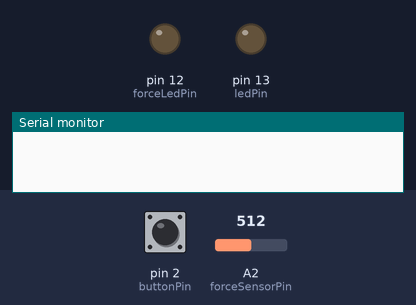
Bench run of a sketch on a simulated Arduino Uno, built with avr-gcc and run on an emulated ATmega328P. Shown: output pins drawn as LEDs (lit = HIGH), the last lines printed to the serial monitor. The test bench sets the inputs (shaded band); at power-on: A2 (forceSensorPin) = 512, pin 2 (buttonPin) HIGH.

Above: at 2.8 s.
2.9 s: A2 (forceSensorPin) set to 497
At 3.8 s:
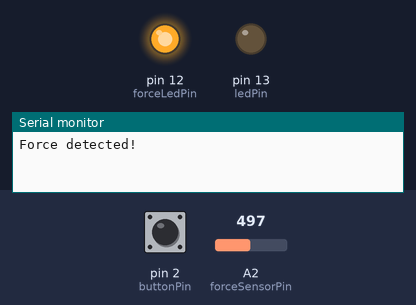
4.5 s: pin 2 (buttonPin) pulled LOW for 1.3 s
At 5.0 s:
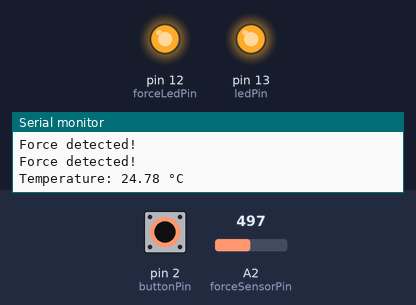
7.3 s: A2 (forceSensorPin) set to 522
At 8.8 s:
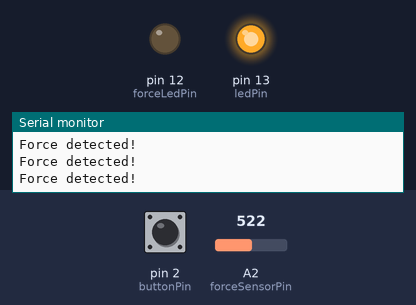
9.5 s: A2 (forceSensorPin) set to 511
At 10.4 s:
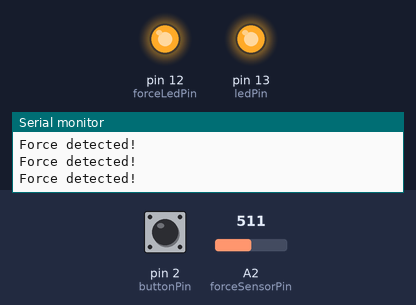
11.5 s: A2 (forceSensorPin) set to 716
At 13.1 s:
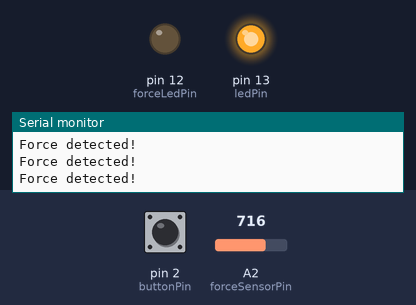
Timing chart, 0 to 14.5 s (numbered marks = the images above; inputs shaded):
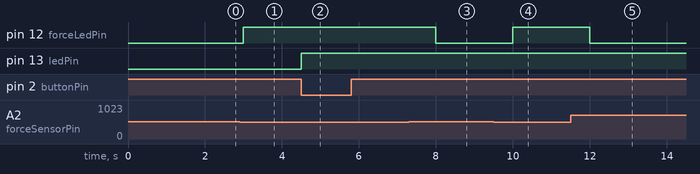

Measured:
- the behaviour switches between 512 and 511 on A2 (forceSensorPin) (found by bisection; images 0 and 1)
- after the input at 2.9 s, pin 12 (forceLedPin): LOW → HIGH after 0.10 s
- after the input at 4.5 s, pin 13 (ledPin): LOW → HIGH at once
- after the input at 7.3 s, pin 12 (forceLedPin): HIGH → LOW after 0.70 s
- after the input at 9.5 s, pin 12 (forceLedPin): LOW → HIGH after 0.50 s
- after the input at 11.5 s, pin 12 (forceLedPin): HIGH → LOW after 0.50 s

The sketch:

Task1.3C.ino
```cpp
const int tempSensorPin = A0;  // Temperature sensor pin
const int forceSensorPin = A2; // Force sensor pin (analog)
const int buttonPin = 2;       // Button pin
const int ledPin = 13;         // Built-in LED pin (for temperature)
const int forceLedPin = 12;    // New LED pin (for force sensor)

volatile bool readTemperatureFlag = false;
volatile bool forceDetectedFlag = false;

// Threshold values
const int forceThreshold = 512;
const unsigned long debounceDelay = 1000; // Debounce delay in milliseconds

unsigned long lastForceReadingTime = 0; // Last time force was read

void setup() {
  // Initialize the LED pins as outputs
  pinMode(ledPin, OUTPUT);         // Built-in LED for temperature
  pinMode(forceLedPin, OUTPUT);    // Additional LED for force sensor

  // Initialize the button pin as an input with pull-up resistor
  pinMode(buttonPin, INPUT_PULLUP);

  // Initialize the force sensor pin as an input
  pinMode(forceSensorPin, INPUT);

  // Initialize serial communication at 9600 bits per second
  Serial.begin(9600);

  // Attach interrupts
  attachInterrupt(digitalPinToInterrupt(buttonPin), triggerReadTemperature, FALLING);
}

void triggerReadTemperature() {
  readTemperatureFlag = true;
}

void checkTemperature() {
  // Read the analog value from the temperature sensor
  int sensorValue = analogRead(tempSensorPin);

  // Convert the analog value to voltage
  float voltage = sensorValue * (5.0 / 1023.0);

  // Convert the voltage to temperature in Celsius
  float temperatureC = (voltage - 0.5) * 100.0;

  // Print the temperature to the Serial Monitor
  Serial.print("Temperature: ");
  Serial.print(temperatureC);
  Serial.println(" °C");

  // If the temperature is below 30°C, turn the LED on
  if (temperatureC < 30.0) {
    digitalWrite(ledPin, HIGH);
  } else {
    digitalWrite(ledPin, LOW);
  }
}

void checkForce() {
  unsigned long currentMillis = millis(); // Get the current time
  if (currentMillis - lastForceReadingTime >= debounceDelay) {
    int forceValue = analogRead(forceSensorPin);

    if (forceValue < forceThreshold) {  // Check if the force value exceeds the threshold
      forceDetectedFlag = true; // Set the flag if force is detected
      digitalWrite(forceLedPin, HIGH); // Turn on the force sensor LED
    } else {
      forceDetectedFlag = false; // Reset the flag if force is not detected
      digitalWrite(forceLedPin, LOW); // Turn off the force sensor LED
    }

    if (forceDetectedFlag) {
      Serial.println("Force detected!"); // Print message to Serial Monitor
    }

    lastForceReadingTime = currentMillis; // Update the last reading time
  }
}

void loop() {
  if (readTemperatureFlag) {
    readTemperatureFlag = false;
    checkTemperature();
  }

  checkForce();
}
```
